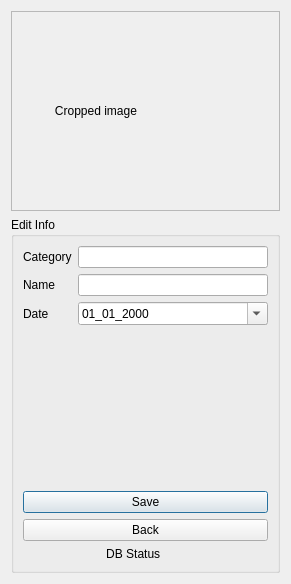
<?xml version="1.0" encoding="UTF-8"?>
<ui version="4.0">
 <class>Edit_Dialog</class>
 <widget class="QDialog" name="Edit_Dialog">
  <property name="geometry">
   <rect>
    <x>0</x>
    <y>0</y>
    <width>291</width>
    <height>584</height>
   </rect>
  </property>
  <property name="windowTitle">
   <string>Dialog</string>
  </property>
  <layout class="QGridLayout" name="gridLayout_2">
   <item row="0" column="0">
    <widget class="QLabel" name="label_Image">
     <property name="minimumSize">
      <size>
       <width>200</width>
       <height>200</height>
      </size>
     </property>
     <property name="frameShape">
      <enum>QFrame::StyledPanel</enum>
     </property>
     <property name="text">
      <string>            Cropped image</string>
     </property>
    </widget>
   </item>
   <item row="1" column="0">
    <widget class="QGroupBox" name="groupBox">
     <property name="title">
      <string>Edit Info</string>
     </property>
     <layout class="QGridLayout" name="gridLayout_4">
      <item row="0" column="0">
       <layout class="QVBoxLayout" name="verticalLayout">
        <item>
         <layout class="QGridLayout" name="gridLayout_3">
          <item row="1" column="0">
           <layout class="QGridLayout" name="gridLayout">
            <item row="1" column="3">
             <widget class="QLineEdit" name="lineEdit_Name"/>
            </item>
            <item row="2" column="3">
             <widget class="QDateEdit" name="dateEdit">
              <property name="displayFormat">
               <string>dd_MM_yyyy</string>
              </property>
              <property name="calendarPopup">
               <bool>true</bool>
              </property>
              <property name="date">
               <date>
                <year>2000</year>
                <month>1</month>
                <day>1</day>
               </date>
              </property>
             </widget>
            </item>
            <item row="1" column="0">
             <widget class="QLabel" name="label_4">
              <property name="text">
               <string>Name</string>
              </property>
             </widget>
            </item>
            <item row="2" column="0">
             <widget class="QLabel" name="label">
              <property name="text">
               <string>Date</string>
              </property>
             </widget>
            </item>
            <item row="0" column="0">
             <widget class="QLabel" name="label_5">
              <property name="text">
               <string>Category</string>
              </property>
             </widget>
            </item>
            <item row="0" column="3">
             <widget class="QLineEdit" name="lineEdit_Category"/>
            </item>
           </layout>
          </item>
         </layout>
        </item>
        <item>
         <spacer name="verticalSpacer">
          <property name="orientation">
           <enum>Qt::Vertical</enum>
          </property>
          <property name="sizeHint" stdset="0">
           <size>
            <width>20</width>
            <height>40</height>
           </size>
          </property>
         </spacer>
        </item>
        <item>
         <widget class="QPushButton" name="pushButton_Save">
          <property name="text">
           <string>Save</string>
          </property>
         </widget>
        </item>
        <item>
         <widget class="QPushButton" name="pushButton_Back">
          <property name="text">
           <string>Back</string>
          </property>
         </widget>
        </item>
        <item>
         <widget class="QLabel" name="label_Status">
          <property name="text">
           <string>                         DB Status</string>
          </property>
         </widget>
        </item>
       </layout>
      </item>
     </layout>
    </widget>
   </item>
  </layout>
 </widget>
 <resources/>
 <connections/>
</ui>
